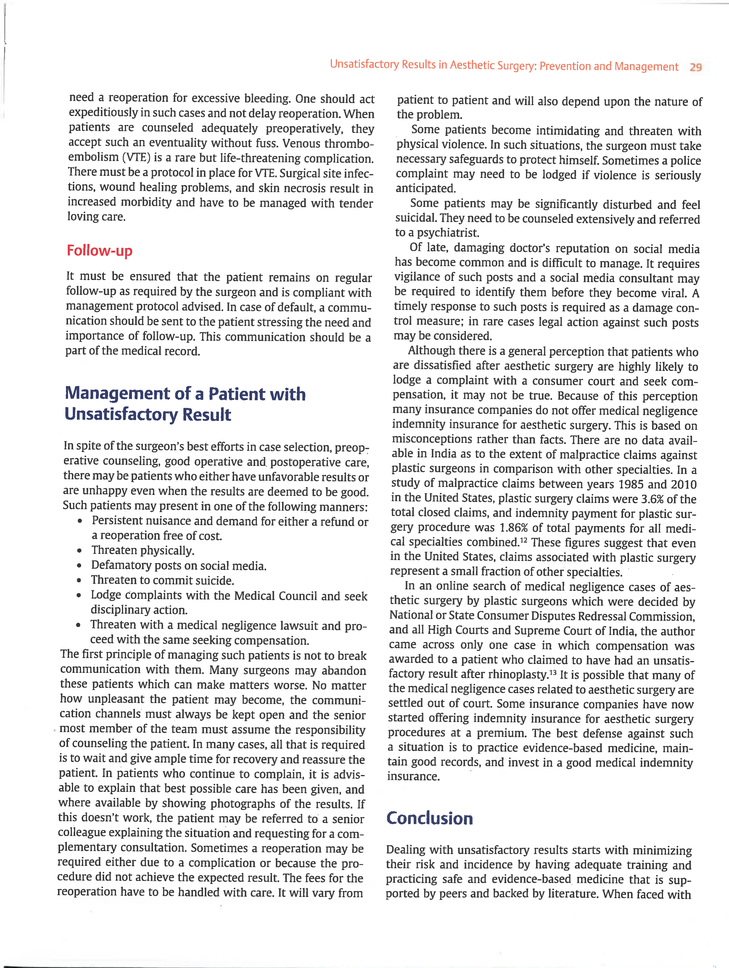
#> input picture images/page-52.png, 729 x 968 px, shrunk from 2464 x 3270 before the run
$ jupyter execute --allow-errors read2.ipynb
#> lines starting #> are read from the running program, lines starting #| are printed output that depends on the picture; after the words box and inside, x2 and y2 are one past the last pixel; in counts of white or black regions, pixels touching at a corner belong together
[cell 1]
# for manipulating the PDF
import fitz

# for OCR using PyTesseract
import cv2                              # pre-processing images
import pytesseract                      # extracting text from images
import numpy as np
import matplotlib.pyplot as plt         # displaying output images

from PIL import Image

[cell 2]
original_image = cv2.imread('./images/page-52.png')
#> original_image is the input picture: shape (968, 729, 3); mean B, G, R 230.8, 230.6, 230.8

[cell 3]
# Convert the image to grayscale
gray_image = cv2.cvtColor(original_image, cv2.COLOR_BGR2GRAY)

[cell 4]
# Performing OTSU threshold
ret, threshold_image = cv2.threshold(gray_image, 0, 255, cv2.THRESH_OTSU | cv2.THRESH_BINARY_INV)
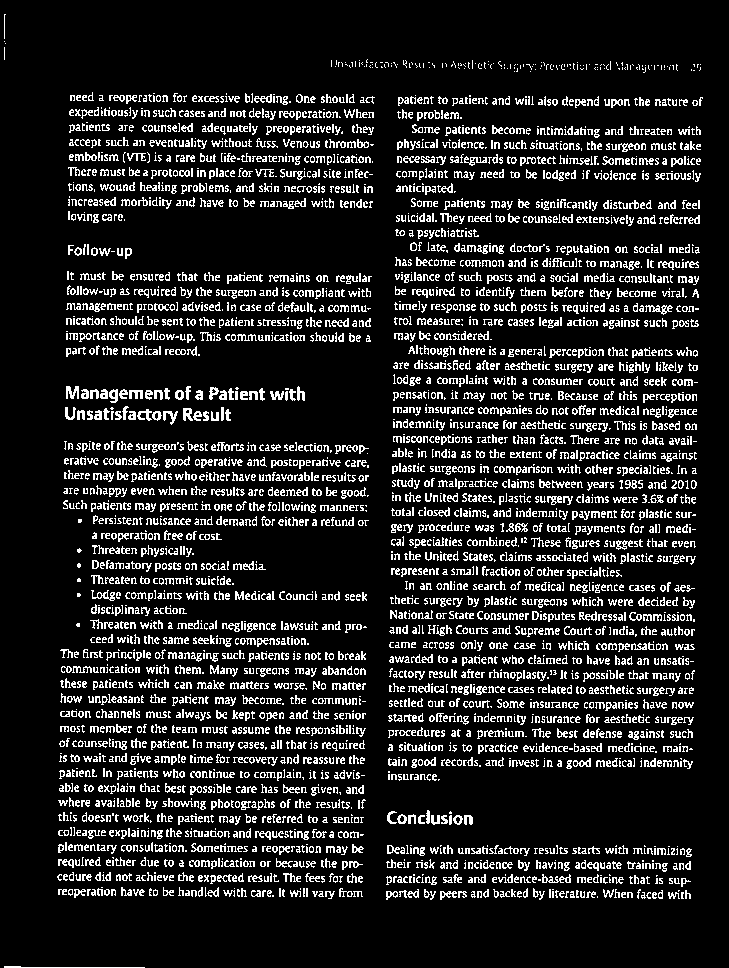
#> threshold_image: shape (968, 729); 13.6% white in thin lines or dots
#> ret = 176
plt.figure(figsize=(25, 15))
plt.imshow(threshold_image, cmap='gray')
plt.show()

[cell 5]
def reverse_tuple(t):
  #condition checking
    if len(t) == 0:
        return t
    else:
        return(t[-1],)+reverse_tuple(t[:-1])

[cell 6]
rectangular_kernel = cv2.getStructuringElement(cv2.MORPH_RECT, (66, 66))

# Applying dilation on the threshold image
dilated_image = cv2.dilate(threshold_image, rectangular_kernel, iterations = 1)
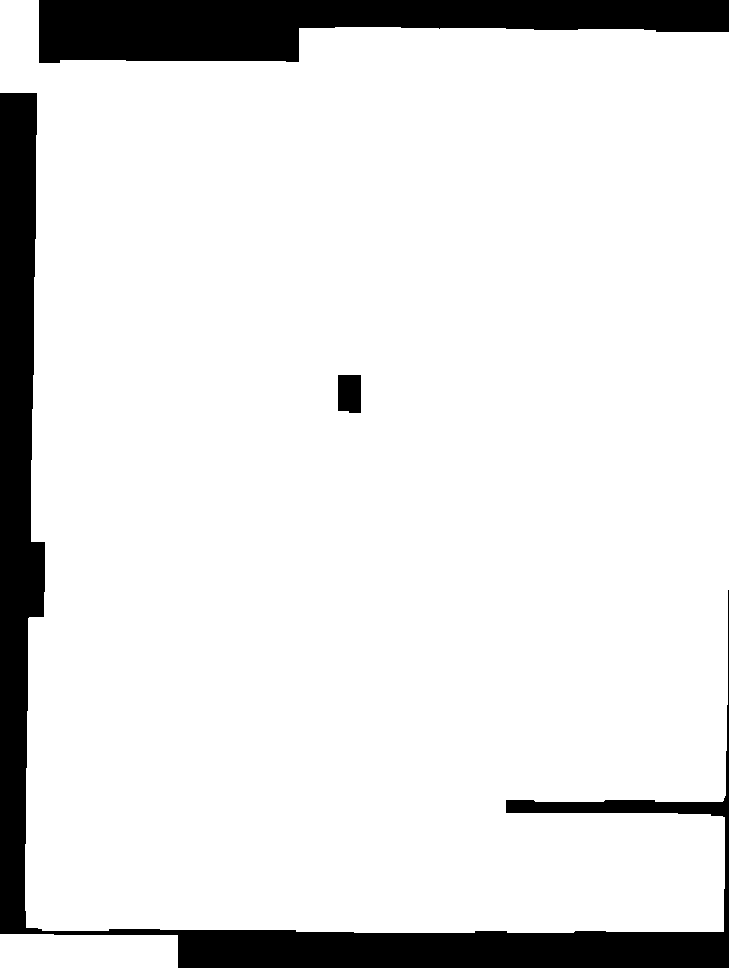
#> dilated_image: shape (968, 729); 88.6% white; 3 black regions
plt.figure(figsize=(25, 15))
plt.imshow(dilated_image)
plt.show()

# Finding contours
contours, hierarchy = cv2.findContours(dilated_image, cv2.RETR_TREE, cv2.CHAIN_APPROX_SIMPLE)
#> contours = 3 contours; box (x1, y1, x2, y2) and area: (0, 0, 729, 933) 618200, (0, 934, 178, 968) 5718, (337, 374, 362, 414) 912

#> (the rest of this cell did not finish here and is left out)

$ run again, with images/page-10.png copied over images/page-52.png
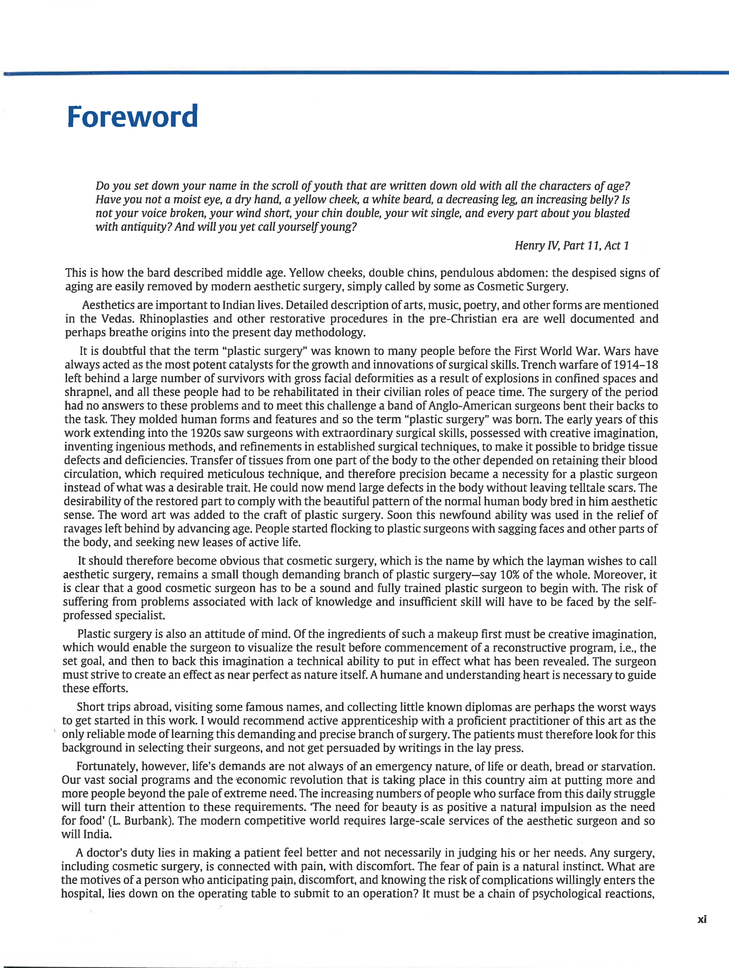
#> input picture images/page-10.png, 729 x 968 px, shrunk from 2464 x 3270 before the run
#> original_image is the input picture: shape (968, 729, 3); mean B, G, R 231.6, 231.3, 231
#> `ret, threshold_image = cv2.threshold(gray_image, 0, 255, cv2.THRESH_OT..`:
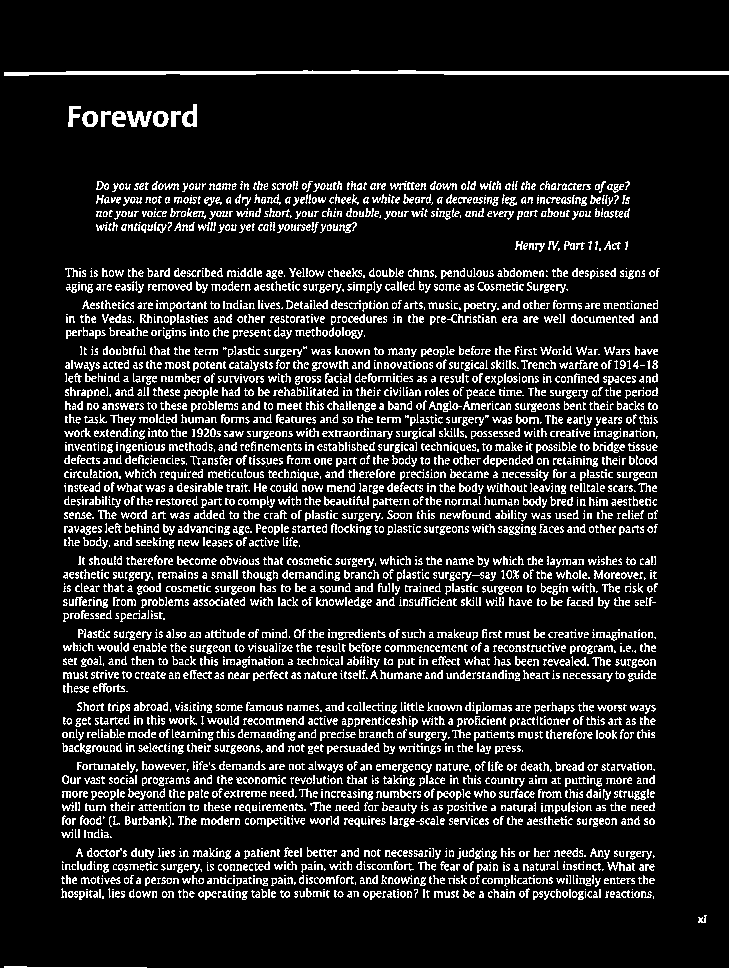
#> threshold_image: shape (968, 729); 13% white in thin lines or dots
#> ret = 174
#> `dilated_image = cv2.dilate(threshold_image, rectangular_kernel, iterat..`:
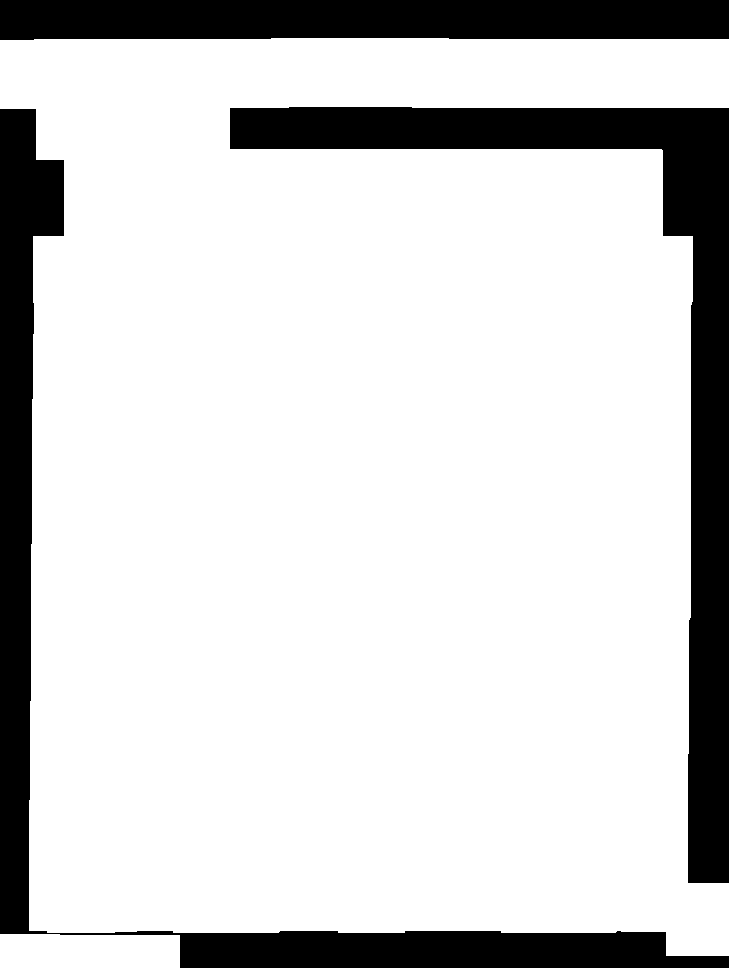
#> dilated_image: shape (968, 729); 82% white; 3 black regions
#> contours = 2 contours; box (x1, y1, x2, y2) and area: (0, 38, 729, 956) 570772, (0, 934, 180, 968) 5788

$ run again, with images/page-11.png copied over images/page-52.png
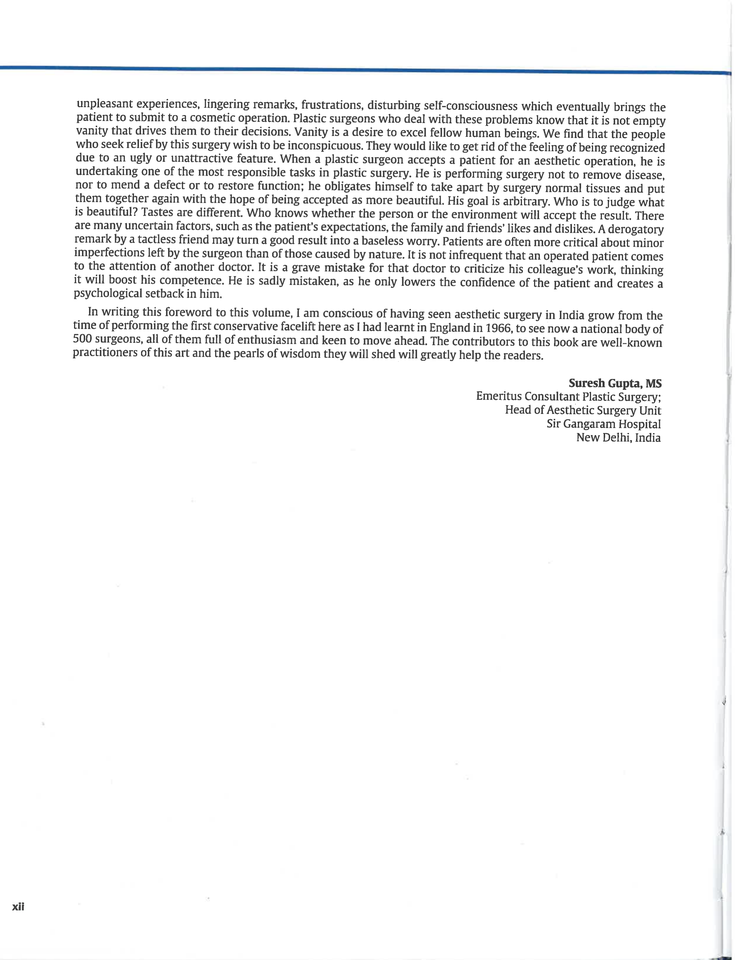
#> input picture images/page-11.png, 735 x 960 px, shrunk from 2502 x 3270 before the run
#> original_image is the input picture: shape (960, 735, 3); mean B, G, R 244.8, 244.6, 244.3
#> `ret, threshold_image = cv2.threshold(gray_image, 0, 255, cv2.THRESH_OT..`:
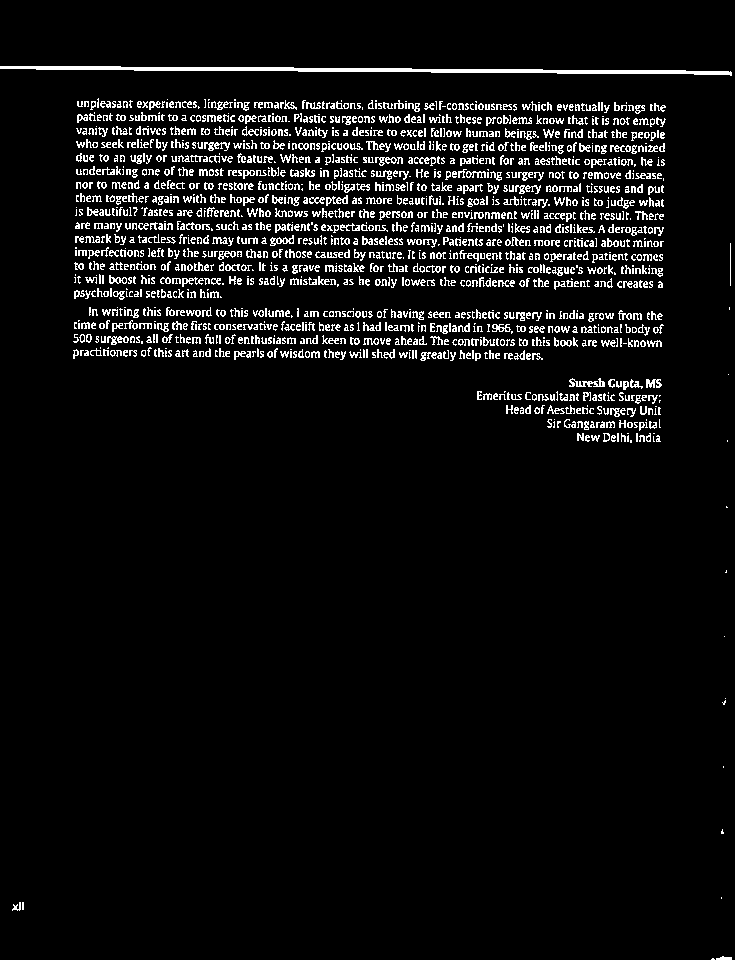
#> threshold_image: shape (960, 735); 6% white in thin lines or dots
#> ret = 180
#> `dilated_image = cv2.dilate(threshold_image, rectangular_kernel, iterat..`:
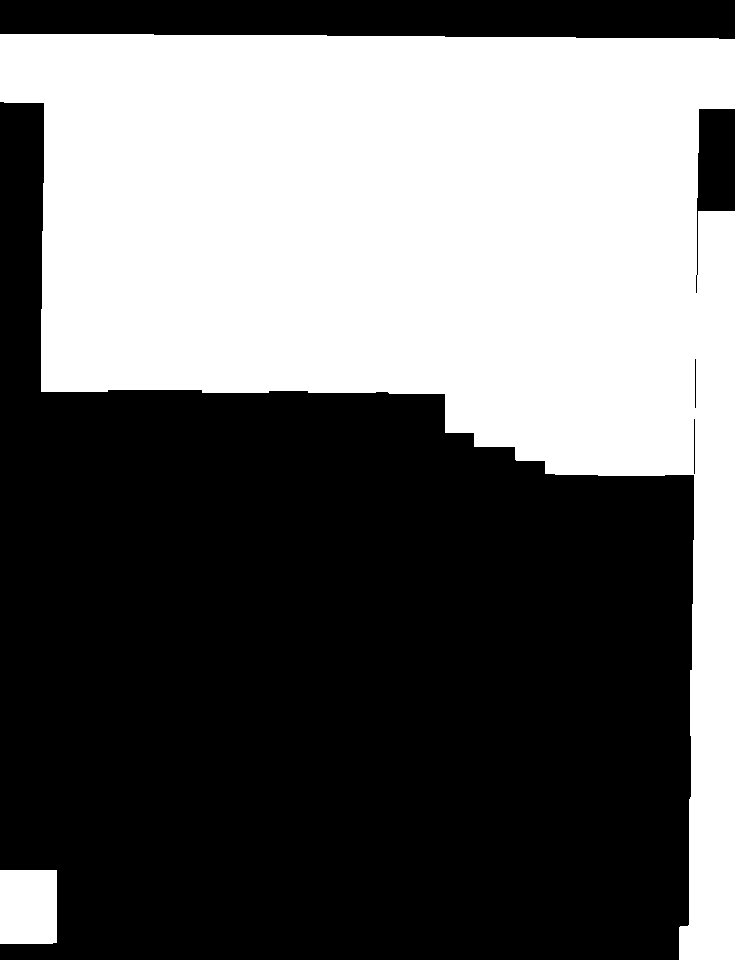
#> dilated_image: shape (960, 735); 41.5% white; 2 white regions
#> contours = 5 contours; box (x1, y1, x2, y2) and area: (0, 34, 735, 960) 286877, (0, 870, 57, 944) 4084, (693, 418, 696, 475) 110, (694, 358, 697, 409) 98, (695, 274, 698, 294) 36
